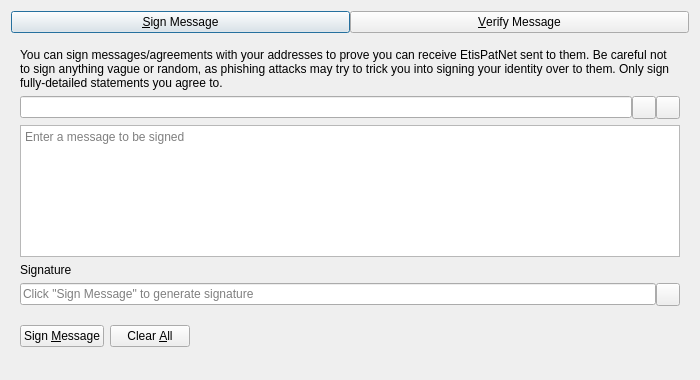
<?xml version="1.0" encoding="UTF-8"?>
<ui version="4.0">
 <class>SignVerifyMessageDialog</class>
 <widget class="QDialog" name="SignVerifyMessageDialog">
  <property name="geometry">
   <rect>
    <x>0</x>
    <y>0</y>
    <width>700</width>
    <height>380</height>
   </rect>
  </property>
  <property name="windowTitle">
   <string>Signatures - Sign / Verify a Message</string>
  </property>
  <property name="modal">
   <bool>true</bool>
  </property>
  <layout class="QVBoxLayout" name="verticalLayout">
   <item>
    <layout class="QHBoxLayout" name="horizontalLayout_Buttons_2">
     <property name="spacing">
      <number>0</number>
     </property>
     <property name="topMargin">
      <number>0</number>
     </property>
     <item>
      <widget class="QPushButton" name="btnSignMessage">
       <property name="text">
        <string>&amp;Sign Message</string>
       </property>
       <property name="checkable">
        <bool>true</bool>
       </property>
      </widget>
     </item>
     <item>
      <widget class="QPushButton" name="btnVerifyMessage">
       <property name="text">
        <string>&amp;Verify Message</string>
       </property>
       <property name="checkable">
        <bool>true</bool>
       </property>
      </widget>
     </item>
    </layout>
   </item>
   <item>
    <widget class="QStackedWidget" name="stackedWidgetSig">
     <property name="minimumSize">
      <size>
       <width>0</width>
       <height>0</height>
      </size>
     </property>
     <property name="currentIndex">
      <number>0</number>
     </property>
     <widget class="QWidget" name="pageSignMessage">
      <layout class="QVBoxLayout" name="verticalLayout_SM">
       <item>
        <widget class="QLabel" name="infoLabel_SM">
         <property name="text">
          <string>You can sign messages/agreements with your addresses to prove you can receive EtisPatNet sent to them. Be careful not to sign anything vague or random, as phishing attacks may try to trick you into signing your identity over to them. Only sign fully-detailed statements you agree to.</string>
         </property>
         <property name="textFormat">
          <enum>Qt::PlainText</enum>
         </property>
         <property name="wordWrap">
          <bool>true</bool>
         </property>
        </widget>
       </item>
       <item>
        <layout class="QHBoxLayout" name="horizontalLayout_1_SM">
         <property name="spacing">
          <number>0</number>
         </property>
         <item>
          <widget class="QValidatedLineEdit" name="addressIn_SM">
           <property name="toolTip">
            <string>The EtisPatNet address to sign the message with</string>
           </property>
          </widget>
         </item>
         <item>
          <widget class="QToolButton" name="addressBookButton_SM">
           <property name="toolTip">
            <string>Choose previously used address</string>
           </property>
           <property name="text">
            <string/>
           </property>
           <property name="shortcut">
            <string>Alt+A</string>
           </property>
          </widget>
         </item>
         <item>
          <widget class="QToolButton" name="pasteButton_SM">
           <property name="toolTip">
            <string>Paste address from clipboard</string>
           </property>
           <property name="text">
            <string/>
           </property>
           <property name="shortcut">
            <string>Alt+P</string>
           </property>
          </widget>
         </item>
        </layout>
       </item>
       <item>
        <widget class="QPlainTextEdit" name="messageIn_SM">
         <property name="toolTip">
          <string>Enter the message you want to sign here</string>
         </property>
         <property name="placeholderText">
          <string>Enter a message to be signed</string>
         </property>
        </widget>
       </item>
       <item>
        <widget class="QLabel" name="signatureLabel_SM">
         <property name="text">
          <string>Signature</string>
         </property>
         <property name="textFormat">
          <enum>Qt::PlainText</enum>
         </property>
        </widget>
       </item>
       <item>
        <layout class="QHBoxLayout" name="horizontalLayout_2_SM">
         <property name="spacing">
          <number>0</number>
         </property>
         <item>
          <widget class="QLineEdit" name="signatureOut_SM">
           <property name="placeholderText">
            <string>Click "Sign Message" to generate signature</string>
           </property>
           <property name="readOnly">
            <bool>true</bool>
           </property>
          </widget>
         </item>
         <item>
          <widget class="QToolButton" name="copySignatureButton_SM">
           <property name="toolTip">
            <string>Copy the current signature to the system clipboard</string>
           </property>
           <property name="text">
            <string/>
           </property>
          </widget>
         </item>
        </layout>
       </item>
       <item>
        <layout class="QHBoxLayout" name="horizontalLayout_3_SM">
         <item>
          <widget class="QPushButton" name="signMessageButton_SM">
           <property name="toolTip">
            <string>Sign the message to prove you own this EtisPatNet address</string>
           </property>
           <property name="text">
            <string>Sign &amp;Message</string>
           </property>
           <property name="autoDefault">
            <bool>false</bool>
           </property>
          </widget>
         </item>
         <item>
          <widget class="QPushButton" name="clearButton_SM">
           <property name="toolTip">
            <string>Reset all sign message fields</string>
           </property>
           <property name="text">
            <string>Clear &amp;All</string>
           </property>
           <property name="autoDefault">
            <bool>false</bool>
           </property>
          </widget>
         </item>
         <item>
          <spacer name="horizontalSpacer_1_SM">
           <property name="orientation">
            <enum>Qt::Horizontal</enum>
           </property>
           <property name="sizeHint" stdset="0">
            <size>
             <width>40</width>
             <height>48</height>
            </size>
           </property>
          </spacer>
         </item>
         <item>
          <widget class="QLabel" name="statusLabel_SM">
           <property name="text">
            <string/>
           </property>
           <property name="wordWrap">
            <bool>true</bool>
           </property>
          </widget>
         </item>
         <item>
          <spacer name="horizontalSpacer_2_SM">
           <property name="orientation">
            <enum>Qt::Horizontal</enum>
           </property>
           <property name="sizeHint" stdset="0">
            <size>
             <width>40</width>
             <height>48</height>
            </size>
           </property>
          </spacer>
         </item>
        </layout>
       </item>
      </layout>
     </widget>
     <widget class="QWidget" name="pageVerifyMessage">
      <layout class="QVBoxLayout" name="verticalLayout_VM">
       <item>
        <widget class="QLabel" name="infoLabel_VM">
         <property name="text">
          <string>Enter the receiver's address, message (ensure you copy line breaks, spaces, tabs, etc. exactly) and signature below to verify the message. Be careful not to read more into the signature than what is in the signed message itself, to avoid being tricked by a man-in-the-middle attack. Note that this only proves the signing party receives with the address, it cannot prove sendership of any transaction!</string>
         </property>
         <property name="textFormat">
          <enum>Qt::PlainText</enum>
         </property>
         <property name="alignment">
          <set>Qt::AlignLeading|Qt::AlignLeft|Qt::AlignTop</set>
         </property>
         <property name="wordWrap">
          <bool>true</bool>
         </property>
        </widget>
       </item>
       <item>
        <layout class="QHBoxLayout" name="horizontalLayout_1_VM">
         <property name="spacing">
          <number>0</number>
         </property>
         <item>
          <widget class="QValidatedLineEdit" name="addressIn_VM">
           <property name="toolTip">
            <string>The EtisPatNet address the message was signed with</string>
           </property>
          </widget>
         </item>
         <item>
          <widget class="QToolButton" name="addressBookButton_VM">
           <property name="toolTip">
            <string>Choose previously used address</string>
           </property>
           <property name="text">
            <string/>
           </property>
           <property name="shortcut">
            <string>Alt+A</string>
           </property>
          </widget>
         </item>
        </layout>
       </item>
       <item>
        <widget class="QPlainTextEdit" name="messageIn_VM">
          <property name="toolTip">
            <string>The signed message to verify</string>
          </property>
          <property name="placeholderText">
            <string>Enter a message to be verified</string>
          </property>
        </widget>
       </item>
       <item>
        <widget class="QValidatedLineEdit" name="signatureIn_VM">
          <property name="toolTip">
            <string>The signature given when the message was signed</string>
          </property>
          <property name="placeholderText">
            <string>Enter a signature for the message to be verified</string>
          </property>
        </widget>
       </item>
       <item>
        <layout class="QHBoxLayout" name="horizontalLayout_2_VM">
         <item>
          <widget class="QPushButton" name="verifyMessageButton_VM">
           <property name="toolTip">
            <string>Verify the message to ensure it was signed with the specified EtisPatNet address</string>
           </property>
           <property name="text">
            <string>Verify &amp;Message</string>
           </property>
           <property name="autoDefault">
            <bool>false</bool>
           </property>
          </widget>
         </item>
         <item>
          <widget class="QPushButton" name="clearButton_VM">
           <property name="toolTip">
            <string>Reset all verify message fields</string>
           </property>
           <property name="text">
            <string>Clear &amp;All</string>
           </property>
           <property name="autoDefault">
            <bool>false</bool>
           </property>
          </widget>
         </item>
         <item>
          <spacer name="horizontalSpacer_1_VM">
           <property name="orientation">
            <enum>Qt::Horizontal</enum>
           </property>
           <property name="sizeHint" stdset="0">
            <size>
             <width>40</width>
             <height>48</height>
            </size>
           </property>
          </spacer>
         </item>
         <item>
          <widget class="QLabel" name="statusLabel_VM">
           <property name="text">
            <string/>
           </property>
           <property name="wordWrap">
            <bool>true</bool>
           </property>
          </widget>
         </item>
         <item>
          <spacer name="horizontalSpacer_2_VM">
           <property name="orientation">
            <enum>Qt::Horizontal</enum>
           </property>
           <property name="sizeHint" stdset="0">
            <size>
             <width>40</width>
             <height>48</height>
            </size>
           </property>
          </spacer>
         </item>
        </layout>
       </item>
      </layout>
     </widget>
    </widget>
   </item>
  </layout>
 </widget>
 <customwidgets>
  <customwidget>
   <class>QValidatedLineEdit</class>
   <extends>QLineEdit</extends>
   <header>qt/qvalidatedlineedit.h</header>
  </customwidget>
 </customwidgets>
 <resources>
  <include location="../etispatnet.qrc"/>
 </resources>
 <connections/>
</ui>
